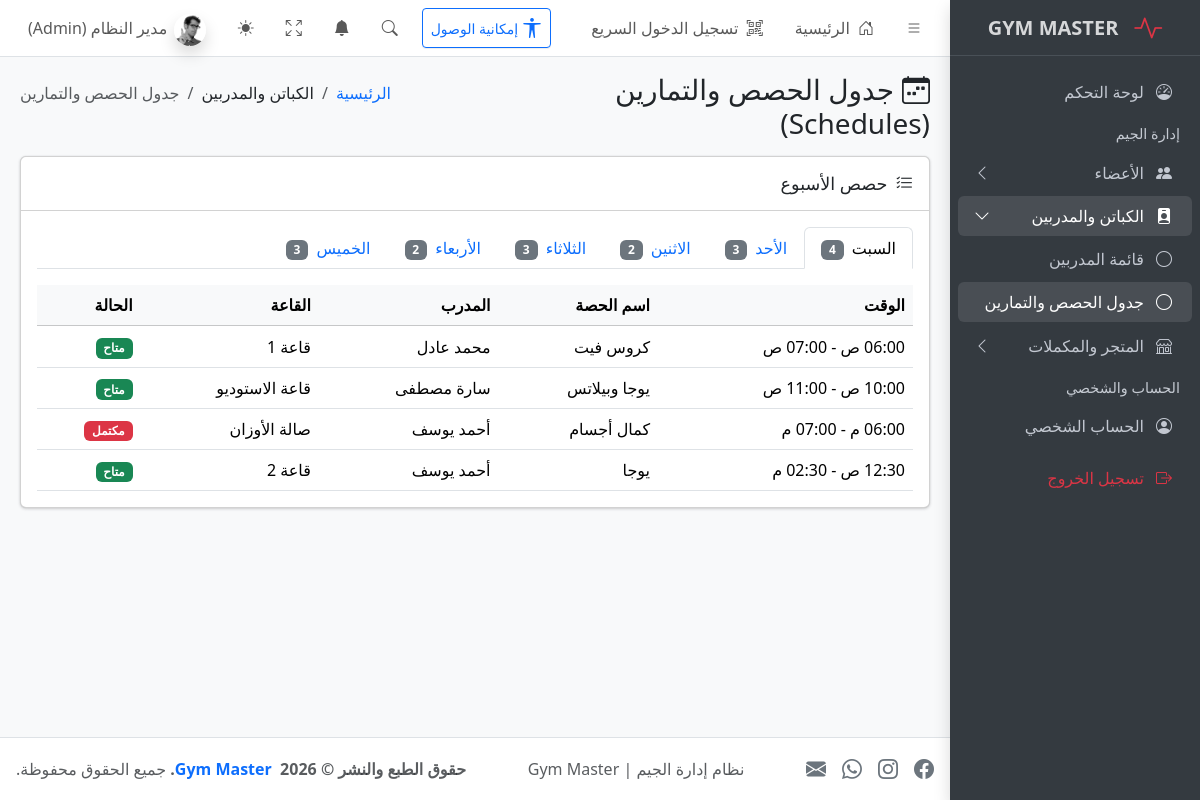
Page /schedules.php on the earlier database version.
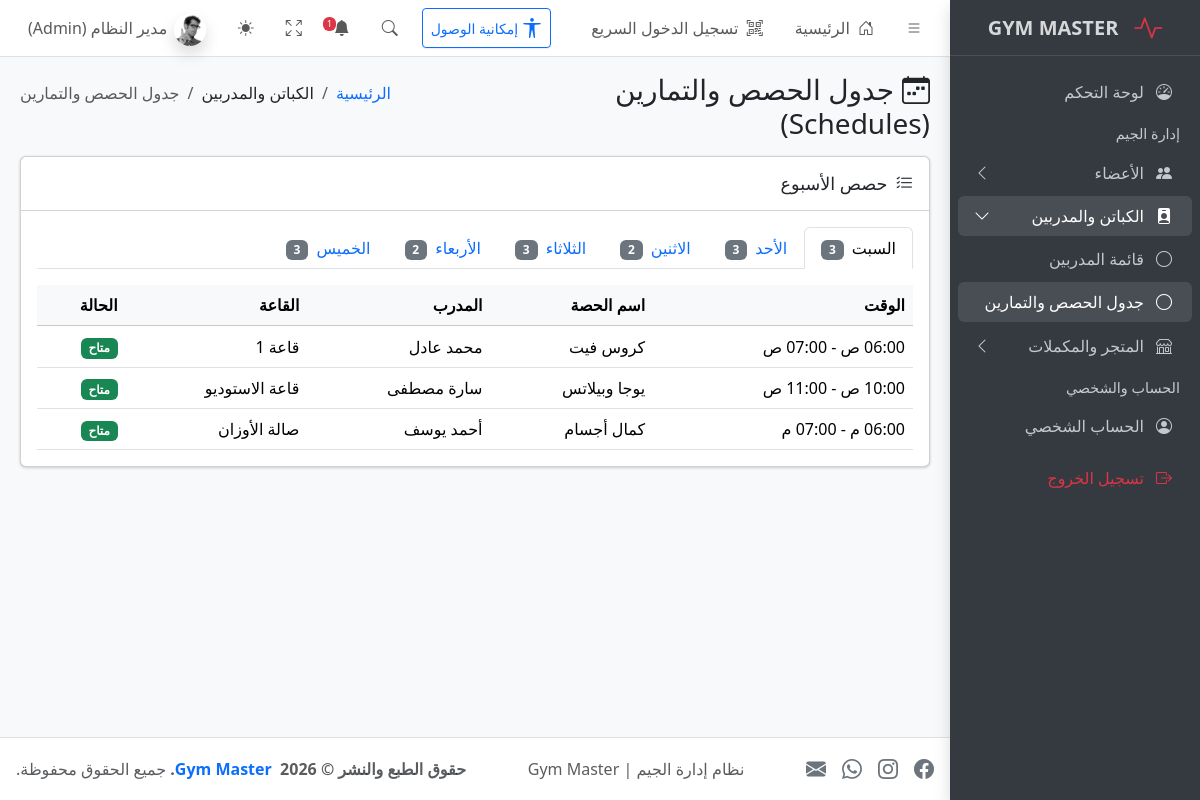
Same page on the later database version.
### tables this page shows
CREATE TABLE `schedule_sessions` (
  `id` int(11) NOT NULL,
  `trainer_id` int(11) NOT NULL,
  `day_name` varchar(20) NOT NULL,
  `time_range` varchar(50) NOT NULL,
  `session_name` varchar(150) NOT NULL,
  `room` varchar(100) NOT NULL,
  `status` enum('متاح','مكتمل') NOT NULL DEFAULT 'متاح',
  `sort_order` tinyint(3) UNSIGNED NOT NULL DEFAULT 0
);

CREATE TABLE `trainers` (
  `id` int(11) NOT NULL,
  `name` varchar(100) NOT NULL,
  `specialty` varchar(150) NOT NULL,
  `phone` varchar(20) NOT NULL,
  `experience_years` int(10) UNSIGNED NOT NULL DEFAULT 0,
  `photo` varchar(150) NOT NULL DEFAULT 'default-150x150.png',
  `status` enum('نشط','إجازة') NOT NULL DEFAULT 'نشط',
  `created_at` timestamp NOT NULL DEFAULT current_timestamp()
);

### schedules.php (the view, shortened to what the changed rows need)
<?php
require_once 'includes/header.php';
require_once 'config/db.php';
$isStaffOrAdmin = isset($_SESSION['user_id']) && in_array($_SESSION['role'] ?? '', ['admin', 'staff'], true);
$dayNames = ['السبت', 'الأحد', 'الاثنين', 'الثلاثاء', 'الأربعاء', 'الخميس'];
$sql = "SELECT s.*, t.name AS trainer_name
        FROM schedule_sessions s
        JOIN trainers t ON s.trainer_id = t.id
        ORDER BY FIELD(s.day_name, 'السبت','الأحد','الاثنين','الثلاثاء','الأربعاء','الخميس'), s.sort_order";
$stmt = $pdo->query($sql);
$rows = $stmt->fetchAll();
$schedule = array_fill_keys($dayNames, []);
foreach ($rows as $row) {
    if (isset($schedule[$row['day_name']])) {
        $schedule[$row['day_name']][] = $row;
    }
}
?>
<main class="app-main">
  <div class="app-content">
    <div class="container-fluid">
      <div class="card">
        <div class="card-body">
          <ul class="nav nav-tabs" role="tablist">
            <?php foreach ($dayNames as $index => $day): ?>
              <li class="nav-item" role="presentation">
                <button
                  class="nav-link <?php echo $index === 0 ? 'active' : ''; ?>"
                  id="tab-<?php echo $index; ?>"
                  data-bs-toggle="tab"
                  data-bs-target="#day-<?php echo $index; ?>"
                  type="button"
                  role="tab"
                >
                  <?php echo htmlspecialchars($day); ?>
                  <span class="badge text-bg-secondary ms-1"><?php echo count($schedule[$day]); ?></span>
                </button>
              </li>
            <?php endforeach; ?>
          </ul>
          <div class="tab-content pt-3">
            <?php foreach ($dayNames as $index => $day): ?>
              <div
                class="tab-pane fade <?php echo $index === 0 ? 'show active' : ''; ?>"
                id="day-<?php echo $index; ?>"
                role="tabpanel"
              >
                <div class="table-responsive">
                  <table class="table table-hover align-middle mb-0">
                    <thead class="table-light">
                      <tr>
                        <th>الوقت</th>
                        <th>اسم الحصة</th>
                        <th>المدرب</th>
                        <th>القاعة</th>
                        <th>الحالة</th>
                      </tr>
                    </thead>
                    <tbody>
                      <?php if (empty($schedule[$day])): ?>
                        <tr>
                          <td colspan="<?php echo $isStaffOrAdmin ? '6' : '5'; ?>" class="text-center text-secondary py-4">
                            لا توجد حصص مجدولة في هذا اليوم
                          </td>
                        </tr>
                      <?php else: ?>
                        <?php foreach ($schedule[$day] as $session): ?>
                          <tr>
                            <td><?php echo htmlspecialchars($session['time_range']); ?></td>
                            <td><?php echo htmlspecialchars($session['session_name']); ?></td>
                            <td><?php echo htmlspecialchars($session['trainer_name']); ?></td>
                            <td><?php echo htmlspecialchars($session['room']); ?></td>
                            <td>
                              <?php if ($session['status'] === 'متاح'): ?>
                                <span class="badge text-bg-success">متاح</span>
                              <?php else: ?>
                                <span class="badge text-bg-danger">مكتمل</span>
                              <?php endif; ?>
                            </td>
                          </tr>
                        <?php endforeach; ?>
                      <?php endif; ?>
                    </tbody>
                  </table>
                </div>
              </div>
            <?php endforeach; ?>
          </div>
        </div>
      </div>
    </div>
  </div>
</main>
<?php require_once 'includes/footer.php'; ?>

### includes/header.php (shortened to what the changed rows need)
<?php
require_once __DIR__ . '/../config/db.php';
$isAdmin = isset($_SESSION['user_role']) && strtolower($_SESSION['user_role']) === 'admin';
$expiringCount = 0;
$newMembersCount = 0;
if (isset($conn) && $conn instanceof mysqli && !$conn->connect_error) {
    $expQuery = $conn->query("SELECT COUNT(*) as total FROM subscriptions WHERE end_date BETWEEN CURRENT_DATE() AND DATE_ADD(CURRENT_DATE(), INTERVAL 3 DAY)");
    if ($expQuery) {
        $expiringCount = (int)$expQuery->fetch_assoc()['total'];
    }
    $newQuery = $conn->query("SELECT COUNT(*) as total FROM members WHERE DATE(join_date) = CURRENT_DATE()");
    if ($newQuery) {
        $newMembersCount = (int)$newQuery->fetch_assoc()['total'];
    }
}
$totalNotifications = $expiringCount + $newMembersCount + ($isAdmin ? 1 : 0);
?>
<!doctype html>
<html lang="ar" dir="rtl">
  <head>
    <link
      rel="stylesheet"
      href="https://cdn.jsdelivr.net/npm/@fontsource/source-sans-3@5.0.12/index.css"
      media="print"
      onload="this.media = 'all'"
    />
    <link
      rel="stylesheet"
      href="https://cdn.jsdelivr.net/npm/overlayscrollbars@2.11.0/styles/overlayscrollbars.min.css"
    />
    <link
      rel="stylesheet"
      href="https://cdn.jsdelivr.net/npm/bootstrap-icons@1.13.1/font/bootstrap-icons.min.css"
    />
    <link rel="stylesheet" href="css/adminlte.rtl.css" />
    <link
      rel="stylesheet"
      href="https://cdn.jsdelivr.net/npm/apexcharts@3.37.1/dist/apexcharts.css"
    />
    <link
      rel="stylesheet"
      href="https://cdn.jsdelivr.net/npm/jsvectormap@1.5.3/dist/css/jsvectormap.min.css"
    />
  </head>
  <body class="layout-fixed sidebar-expand-lg bg-body-tertiary">
    <div class="app-wrapper">
      <nav class="app-header navbar navbar-expand bg-body">
        <div class="container-fluid">
          <ul class="navbar-nav ms-auto">
            <li class="nav-item dropdown">
              <a class="nav-link" data-bs-toggle="dropdown" href="#">
                <i class="bi bi-bell-fill"></i>
                <?php if ($totalNotifications > 0): ?>
                  <span class="navbar-badge badge text-bg-danger"><?= $totalNotifications ?></span>
                <?php endif; ?>
              </a>
            </li>
          </ul>
        </div>
      </nav>

Differences in the rows shown:
removed schedule_sessions: time_range "12:30 ص - 02:30 م", session_name "يوجا", trainer.name "أحمد يوسف", room "قاعة 2", status "متاح"
changed schedule_sessions "كمال أجسام": status "مكتمل" → "متاح" (drawn)
Other differences:
$totalNotifications: (not shown) → "1"
new list line: "السبت 3"
list line gone: "مكتمل"
new list line: "متاح"
list line gone: "السبت 4"
